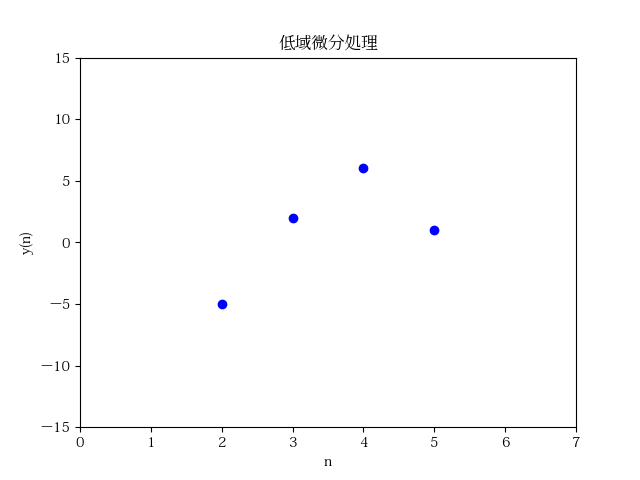

Generate this figure with Python:
#!/usr/bin/env python
# -*- coding: utf-8 -*-

import matplotlib.pyplot as plt
import matplotlib as mpl
font_paths = mpl.font_manager.findSystemFonts()
plt.rcParams['font.family'] = 'Kozuka Mincho Pr6N'#日本語フォント設定

T = 1 / 6.0

X = [3.0, 2.0, 0.0, -1.0, 1.0, 3.0, 2.0, -1.0]

Y_2=[]

for i in range(2, 6):
	Y_2.append( -( 1 / ( 6 * T ) ) * X[ i - 2 ] - ( 1 / ( 6 * T ) ) * X[ i - 1 ] + ( 1 / ( 6 * T ) ) * X[ i + 1 ] + ( 1 / ( 6 * T ) ) * X[ i + 2 ] )

n_2 = [2, 3, 4, 5]

print(Y_2)

plt.scatter(n_2, Y_2, c="b", marker='o', label="y2(n)")

plt.title('低域微分処理')
#グラフの軸
plt.xlabel('n')
plt.ylabel('y(n)')

plt.xlim(0, 7)
plt.ylim(-15, 15)
plt.savefig('3-4.png')
plt.legend()

plt.show()